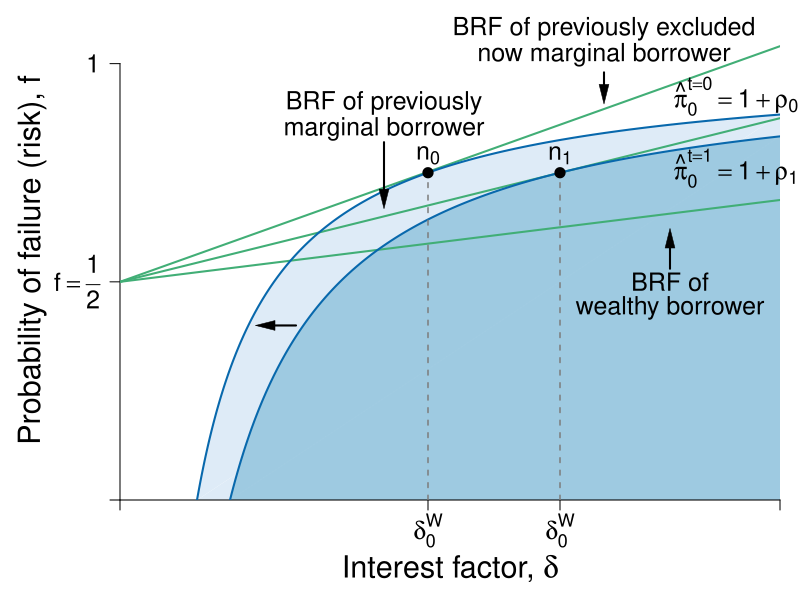

The script that saved this image:
#' Graph Designer: Simon Halliday
#' Authors: Bowles and Halliday
#' Title: Coordination, Conflict and Competition: A Text in Microeconomics

library(shape)
pdf(file = "credit/credit_investment_macro_b.pdf", width = 8, height = 6)

#Set parameters for graphics
pointsize <- 1.8
axislabelsize <- 1.8
labelsize <- 1.5
namesize <- 1.8
annotatesize <- 1.5
graphlinewidth <- 2
segmentlinewidth <- 1.5

COL <- c("#7fc97f", "#beaed4", "#fdc086", "#ffff99", "#386cb0", "#f0027f", "#bf5b17", "#666666")
COLA <- c("#e0f3db", "#99d8c9","#66c2a4","#41ae76", "#238b45", "#005824")
COLB <- c("#c6dbef", "#4eb3d3", "#2b8cbe", "#0868ac","#084081")
COLC <- c("#fcfbfd", "#efedf5", "#dadaeb", "#bcbddc", "#9e9ac8", "#807dba", "#6a51a3", "#54278f", "#3f007d")
grays <- gray.colors(25, start = 1, end = 0)

#Edited the margins to cater for the larger LHS labels
par(mar =  c(4, 6, 1, 1))

brfFn <- function(delta, q = 1, k = 1) {
  .5 + (delta / (2 * q)) * (1 - k)
}

PCFn <- function(delta, q = 1) {
  delta/q
}

isoreturnFn <- function(delta, pi = 0.125) {
  1 - (pi)/delta
}

yFn <- function(d1, f1, q = 1){
  q*f1*(1 - f1) - d1*(1 - f1)
}

ylow <- function(delta, q = 1, ybar = 0.0625){
  (-sqrt(delta^2 - 2*delta*q + q^2 - 4*q*ybar) + delta + q)/(2*q)
}

yhigh <- function(delta, q = 1, ybar = 0.0625){
  (sqrt(delta^2 - 2*delta*q + q^2 - 4*q*ybar) + delta + q)/(2*q)
}

xlims <- c(0, 1.5)
ylims <- c(0, 1.1)

npts <- 501 
d1 <- seq(xlims[1], xlims[2], length.out = npts)
f1 <- seq(ylims[1], ylims[2], length.out = npts) 
a <- c(0.0625)

plot(0, 0, xlim = xlims, ylim = ylims, type = "n",
     xlab = expression(paste("")),
     ylab = expression(paste("")), 
     xaxt = "n", 
     yaxt = "n", 
     cex.lab = axislabelsize, 
     bty = "n",
     xaxs = "i", 
     yaxs = "i"
)


ticksy <- c(ylims[1], 0.5, ylims[2] - 0.1)
ylabels <- c(NA, expression(paste(f == frac(1,2))),  1)
ticksx <- c(xlims[1], 0.39, 0.59, xlims[2])
xlabels <- c(NA, expression(paste(delta[0]^{W})), expression(paste(delta[1]^{W})), NA)

axis(1, at = ticksx, pos = 0, labels = xlabels, cex.axis = labelsize)
axis(2, at = ticksy, pos = 0, labels = ylabels, las = 1, cex.axis = labelsize)

npts <- 503 
xx1 <- seq(xlims[1], xlims[2], length.out = npts)

#Draw the graphs
lines(xx1, brfFn(xx1, k = 0.28), col = COLA[4], lwd = graphlinewidth)
lines(xx1, brfFn(xx1, k = 0.5), col = COLA[4], lwd = graphlinewidth)
lines(xx1, brfFn(xx1, k = 0.75), col = COLA[4], lwd = graphlinewidth)
lines(xx1, isoreturnFn(xx1, pi = 0.175), col = COLB[4], lwd = segmentlinewidth, lty = 2)
lines(xx1, isoreturnFn(xx1, pi = 0.25), col = COLB[4], lwd = graphlinewidth)
#lines(xx1, isoreturnFn(xx1, pi = 0.5), col = COLB[4], lwd = graphlinewidth)


#Axis labels
mtext(expression(paste("Interest factor, ", delta)), side = 1, line = 2.5, cex = axislabelsize)
text(-0.2, 0.5*(ylims[2]), expression(paste("Probability of failure (risk), ", f)), xpd = TRUE, cex = axislabelsize, srt = 90) 

#segments(0.39, -1, 0.39, brfFn(0.39, k = 0.75), lty = 2, col = grays[20] , lwd = segmentlinewidth)
#points(0.39, brfFn(0.39, k = 0.75), pch = 16, col = "black", cex = 1.5)
#text(0.39 + 0.025, brfFn(0.39, k = 0.75) - 0.03, expression(paste(b)), cex = labelsize)

#segments(1, -1, 1, brfFn(delta = 1, k = 0.5), lty = 2, col = grays[20] , lwd = segmentlinewidth)
#points(1, brfFn(1, k = 0.5), pch = 16, col = "black", cex = 1.5)
# text(1, brfFn(1, k = 0.5) + 0.04, expression(paste(n)), cex = labelsize)

#segments(.59, -1, 0.59, brfFn(delta = 0.59, k = 0.75), lty = 2, col = grays[20] , lwd = segmentlinewidth)
#points(0.59, brfFn(0.59, k = 0.75), pch = 16, col = "black", cex = 1.5)
#text(0.59 + 0.025, brfFn(0.59, k = 0.75) - 0.03, expression(paste(a)), cex = labelsize)

#segments(.7, -1, 0.7, brfFn(delta = 0.7, k = 0.28), lty = 2, col = grays[20] , lwd = segmentlinewidth)
#points(0.7, brfFn(0.7, k = 0.28), pch = 16, col = "black", cex = 1.5)


points(0.7, 0.75, pch = 16, col = "black", cex = 1.5)
text(0.7, 0.78, expression(paste(n[0])), cex = labelsize)

points(1, 0.75, pch = 16, col = "black", cex = 1.5)
text(1, 0.78, expression(paste(n[1])), cex = labelsize)


# ZPC
text(1.4, 0.91, expression(paste(pi[0] == 1 + rho[0])), cex = labelsize, xpd = TRUE)
text(1.4, 0.78, expression(paste(pi[1] == 1 + rho[1])), cex = labelsize, xpd = TRUE)


text(1.1, 1.08, expression(paste("BRF of previously excluded")), cex = labelsize, xpd = TRUE)
text(1.1, 1.02, expression(paste("now marginal borrower")), cex = labelsize, xpd = TRUE)
Arrows(1.1, 0.98, 1.1, 0.92, col = "black", lty = 1, lwd = 2, arr.type = "triangle", arr.lwd = 0.5)

text(1.1, 0.5, expression(paste("BRF of")), cex = labelsize)
text(1.1, 0.44, expression(paste("wealthy borrower")), cex = labelsize)
Arrows(1.1, 0.53, 1.1, 0.6, col = "black", lty = 1, lwd = 2, arr.type = "triangle", arr.lwd = 0.5)


text(0.6, 0.91, expression(paste("BRF of previously")), cex = labelsize)
text(0.6, 0.85, expression(paste("marginal borrower")), cex = labelsize)
Arrows(0.6, 0.82, 0.6, 0.68, col = "black", lty = 1, lwd = 2, arr.type = "triangle", arr.lwd = 0.5)

# text(0.12, 0.44, expression(paste("zpc")), cex = labelsize)
# text(0.12, 0.38, expression(paste("after")), cex = labelsize)
# Arrows(0.17, 0.43, 0.27, 0.43, col = "black", lty = 1, lwd = 2, arr.type = "triangle", arr.lwd = 0.5)
#text(0.12, 0.26, expression(paste("zpc")), cex = labelsize)
#text(0.12, 0.2, expression(paste("before")), cex = labelsize)
#Arrows(0.17, 0.25, 0.3, 0.25, col = "black", lty = 1, lwd = 2, arr.type = "triangle", arr.lwd = 0.5)

#text(0.49, 0.15, expression(paste("Policy")), cex = labelsize)
#text(0.49, 0.09, expression(paste("Change")), cex = labelsize)
#Arrows(0.58, 0.05, 0.42, 0.05, col = "black", lty = 1, lwd = 2, arr.type = "triangle", arr.lwd = 0.5)
Arrows(0.4, 0.4, 0.33, 0.4, col = "black", lty = 1, lwd = 2, arr.type = "triangle", arr.lwd = 0.5)


dev.off()
